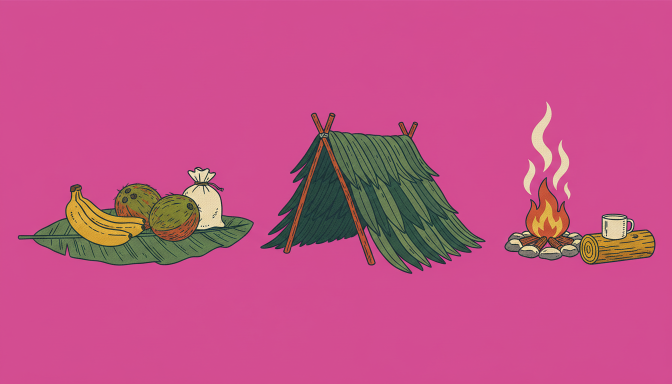
#> input picture day02/images/raw/props_bananas+lean_to+campfire.png, 1344 x 768 px (shown at 1/2 size)
$ python -i cutout.py   (imports and definitions only)
#> lines starting #> are read from the running program, lines starting #| are printed output that depends on the picture; after the words box and inside, x2 and y2 are one past the last pixel; in counts of white or black regions, pixels touching at a corner belong together
#!/usr/bin/env python3
"""BUILD_SPEC v3 section 3.2: key magenta cut-outs, split poses into rigs, split prop sheets.

  python3 build/cutout.py poses     # images/raw/pose_*.png  -> images/cast/<cast>_<pose>/{body,head,armL,armR}.png + rig.json
  python3 build/cutout.py props     # images/raw/props_*.png -> images/props/<prop>.png
  python3 build/cutout.py check     # images/check_*.png: every cut-out on a contrasting blue, for the eye check

Keying: soft matte from distance to the sampled background plus a magenta-ness term, holes keyed too,
despill on the edge pixels. A rig is the keyed figure cut at the neck (head) and, where the pose holds its
arms clear of the torso, at the shoulders (arms); pivots are stored in the pose image's own pixels.
"""
import glob, json, os, sys
import numpy as np
from PIL import Image, ImageFilter
from scipy import ndimage as ndi

HERE = os.path.dirname(os.path.abspath(__file__))
DAY = os.path.dirname(HERE)
RAW = os.path.join(DAY, "images", "raw")
sys.path.insert(0, HERE)


def key(path):
    """RGBA float image with the magenta background keyed out (soft matte, despill)."""
    im = np.asarray(Image.open(path).convert("RGB")).astype(float)
    r, g, b = im[..., 0], im[..., 1], im[..., 2]
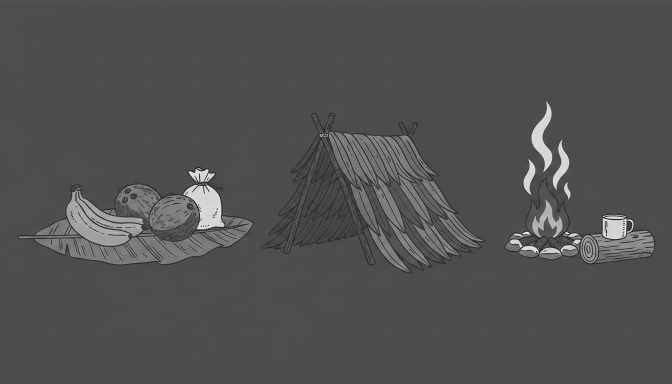
#> g: shape (768, 1344) float64 (shown at 1/2 size); min 4, max 250, mean 81.2
    mag = np.minimum(r, b) - g
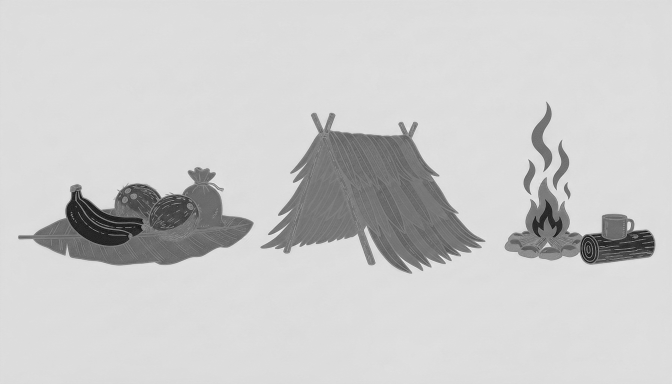
#> mag: shape (768, 1344) float64 (shown at 1/2 size); min -145, max 101, mean 52.4; drawn with min black and max white
    # the background is the magenta that covers most of the canvas (a stray frame round it is dropped below)
    sel = im[(mag > 30) & (r > 140) & (b > 90)]
    bg = np.median(sel, 0) if len(sel) > im.shape[0] * im.shape[1] * 0.2 else np.array([0, 0, 0])
#> bg = [211, 77, 145]
    bgmag = min(bg[0], bg[2]) - bg[1]
#> bgmag = 68
    if bgmag < 30:
        sys.exit(f"STOP {os.path.basename(path)}: background is not magenta ({bg.round()})")
    d = np.linalg.norm(im - bg, axis=2)
    a = np.clip((d - 36) / 40, 0, 1)
    a = np.maximum(a, np.clip((bgmag * 0.55 - mag) / (bgmag * 0.25), 0, 1))
    mask = ndi.binary_opening(a > 0.5, iterations=2)
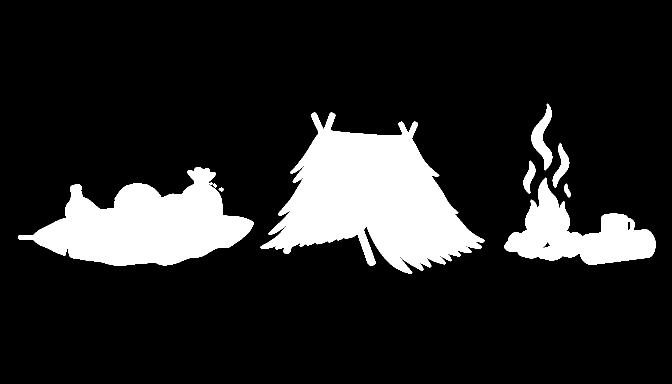
#> mask: shape (768, 1344) bool (shown at 1/2 size); 14.9% white; 9 white regions, largest, box (x1, y1, x2, y2) and area: (520, 225, 970, 548) 75199, (36, 334, 508, 531) 50434, (1009, 355, 1311, 530) 23597
    mask = ndi.binary_fill_holes(mask)
#> mask: shape (768, 1344) bool; 14.9% white; 9 white regions, largest, box (x1, y1, x2, y2) and area: (520, 225, 970, 548) 75213, (36, 334, 508, 531) 50434, (1009, 355, 1311, 530) 23761
    holes = mask & (mag > bgmag * 0.45) & (d < 70)
#> holes: shape (768, 1344) bool; 0.05% white; 285 white regions (283 under 20 px), largest, box (x1, y1, x2, y2) and area: (1255, 444, 1261, 461) 89, (1084, 484, 1102, 499) 80
    holes = ndi.binary_opening(holes, iterations=2)
#> holes: shape (768, 1344) bool; 0.01% white; 2 white regions, box (x1, y1, x2, y2) and area: (1255, 444, 1261, 460) 80, (1090, 485, 1100, 494) 53
    mask &= ~holes
#> mask: shape (768, 1344) bool; 14.9% white; 9 white regions, largest, box (x1, y1, x2, y2) and area: (520, 225, 970, 548) 75213, (36, 334, 508, 531) 50434, (1009, 355, 1311, 530) 23628
    lab, n = ndi.label(mask)  # anything touching the canvas edge is a frame, not the subject
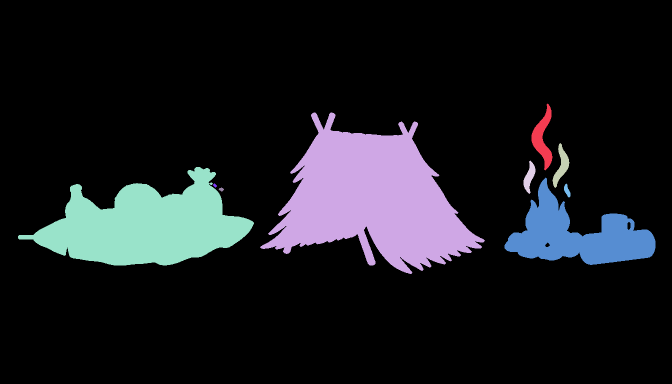
#> lab: shape (768, 1344) int32 (shown at 1/2 size); 10 distinct labels, from 0 to 9; one colour per label, 0 black
#> n = 9
    edge = set(np.unique(np.concatenate([lab[0], lab[-1], lab[:, 0], lab[:, -1]]))) - {0}
#> edge = 0 items
    if edge:
        mask &= ~np.isin(lab, list(edge))
    a = np.where(mask, np.maximum(a, ndi.binary_erosion(mask, iterations=2)), 0)
    spill = np.clip(mag - 10, 0, None) * (a < 1)
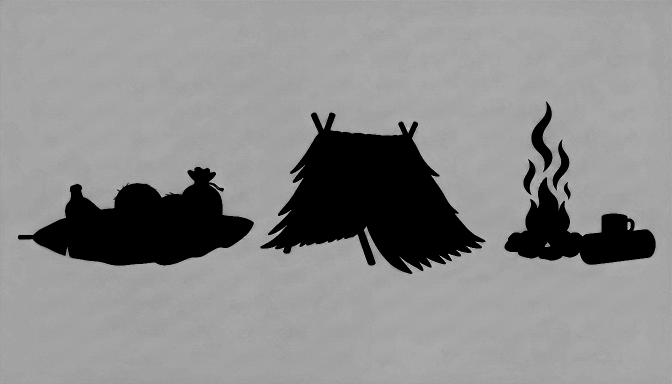
#> spill: shape (768, 1344) float64 (shown at 1/2 size); min 0, max 91, mean 49.8; drawn with min black and max white
    out = im.copy()
    out[..., 0] -= spill * 0.6
    out[..., 2] -= spill * 0.8
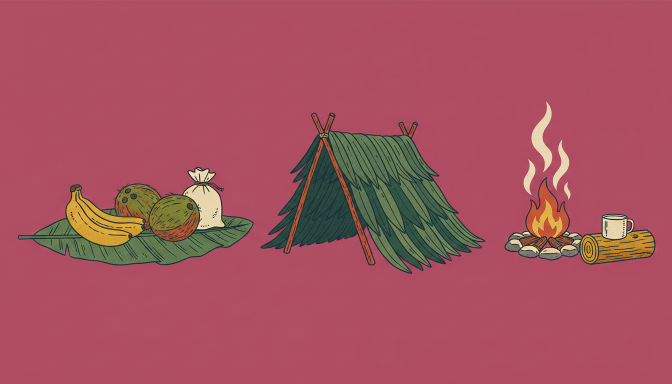
#> out: shape (768, 1344, 3) float64 (shown at 1/2 size); mean R, G, B 165.4, 81.2, 95
    alpha = np.asarray(Image.fromarray((a * 255).astype(np.uint8)).filter(ImageFilter.GaussianBlur(0.7)))
    return np.dstack([np.clip(out, 0, 255), alpha]).astype(np.uint8)
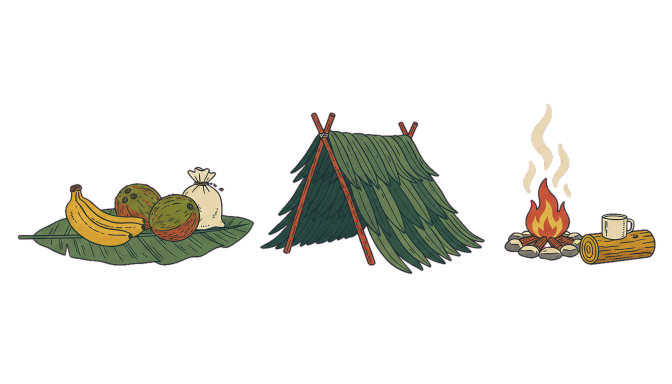
#> returned value: shape (768, 1344, 4) (shown at 1/2 size); mean of channels 0, 1, 2, 3 165.1, 81.2, 94.6, 38; transparent parts drawn white


# [142 lines left out: functions components, crop, head_box, split_pose, do_poses, not called in this run]


MERGE = {("tent", "camera", "suitcase"): ["tent", "+", "camera", "suitcase"],
         ("notebook_sketch", "memoir", "calendar_1945"): ["notebook_sketch", "memoir", "+", "calendar_1945"]}


# [78 lines left out: functions do_props, check, not called in this run]


# [3 lines not run here, left out]

>>> result = key('../images/raw/props_bananas+lean_to+campfire.png')

$ run again, on day02/images/raw/props_order+flag_folded+x_bolt.png
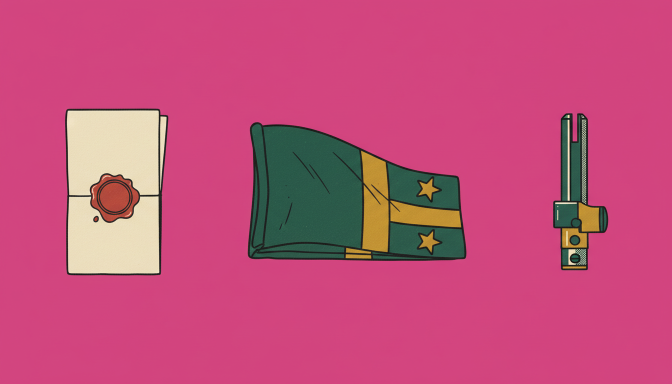
#> input picture day02/images/raw/props_order+flag_folded+x_bolt.png, 1344 x 768 px (shown at 1/2 size)
#> bg = [210, 69, 127]
#> bgmag = 58
#> mask: shape (768, 1344) bool; 17.4% white; 3 white regions, box (x1, y1, x2, y2) and area: (495, 244, 933, 522) 95075, (130, 217, 337, 551) 64893, (1106, 226, 1217, 541) 19627
#> in key, `lab, n = ndi.label(mask)`:
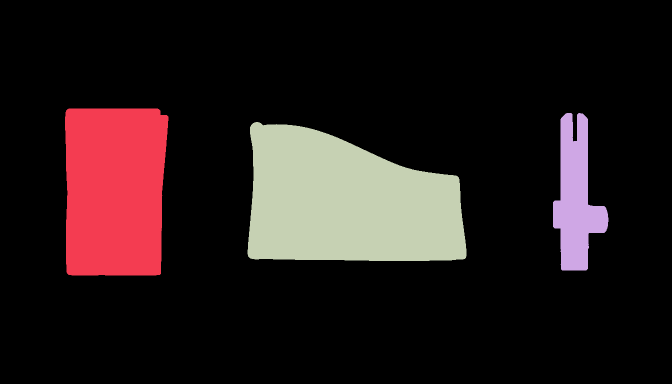
#> lab: shape (768, 1344) int32 (shown at 1/2 size); 4 distinct labels, from 0 to 3; one colour per label, 0 black
#> n = 3
#> edge = 0 items
#> in key, `return np.dstack([np.clip(out, 0, 255), alpha]).astype(np.uint8)`:
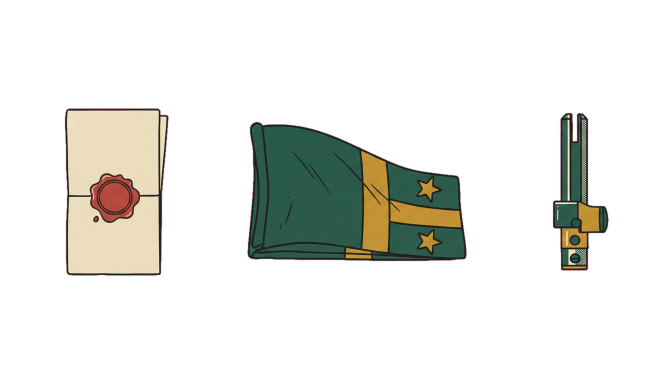
#> returned value: shape (768, 1344, 4) (shown at 1/2 size); mean of channels 0, 1, 2, 3 170.6, 78.7, 89.8, 44.3; transparent parts drawn white

$ run again, on day02/images/raw/props_panda+footprint+cattle.png
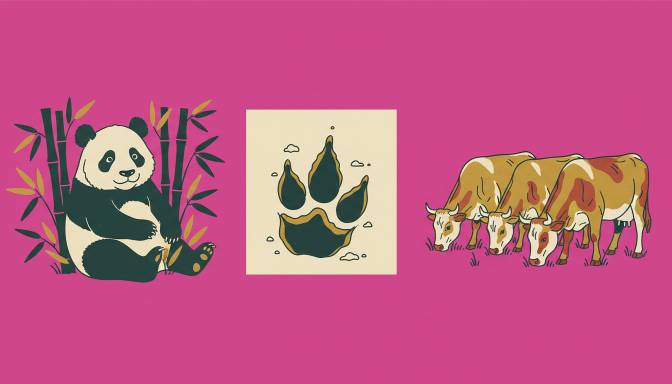
#> input picture day02/images/raw/props_panda+footprint+cattle.png, 1344 x 768 px (shown at 1/2 size)
#> bg = [207, 70, 138]
#> bgmag = 68
#> in key, `lab, n = ndi.label(mask)`:
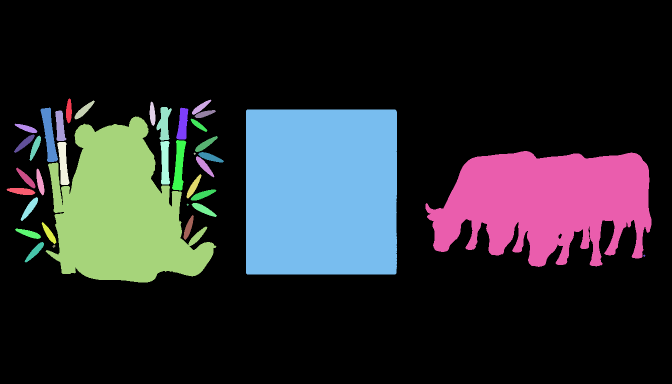
#> lab: shape (768, 1344) int32 (shown at 1/2 size); 38 distinct labels, from 0 to 37; one colour per label, 0 black
#> n = 37
#> edge = 0 items
#> in key, `return np.dstack([np.clip(out, 0, 255), alpha]).astype(np.uint8)`:
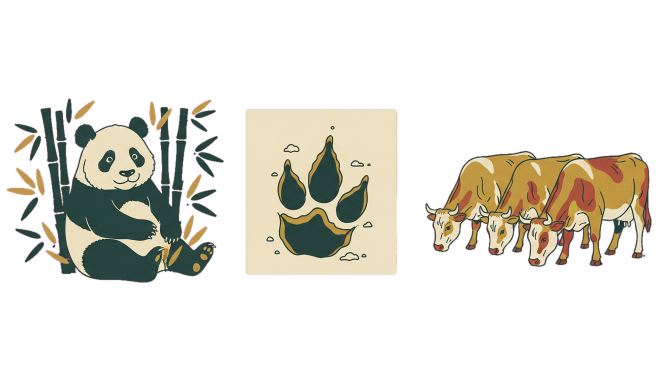
#> returned value: shape (768, 1344, 4) (shown at 1/2 size); mean of channels 0, 1, 2, 3 167.2, 89.6, 97.6, 64.2; transparent parts drawn white

$ run again, on day02/images/raw/props_tent+camera+suitcase.png
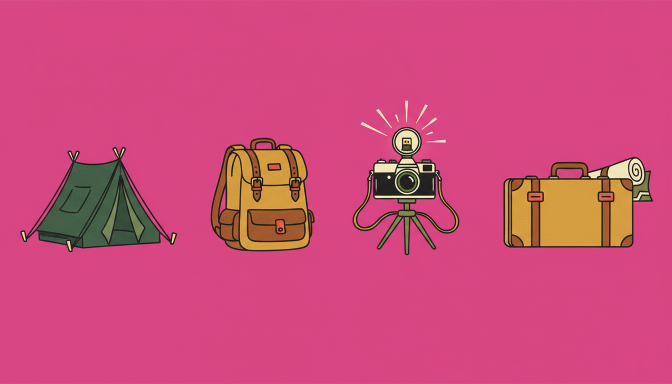
#> input picture day02/images/raw/props_tent+camera+suitcase.png, 1344 x 768 px (shown at 1/2 size)
#> bg = [216, 70, 131]
#> bgmag = 61
#> lab: shape (768, 1344) int32; 16 distinct labels, from 0 to 15
#> n = 15
#> edge = 0 items
#> in key, `return np.dstack([np.clip(out, 0, 255), alpha]).astype(np.uint8)`:
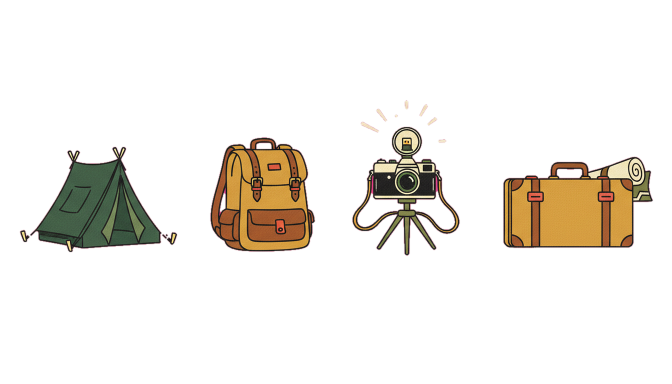
#> returned value: shape (768, 1344, 4) (shown at 1/2 size); mean of channels 0, 1, 2, 3 178.8, 74.9, 86.5, 32.7; transparent parts drawn white
